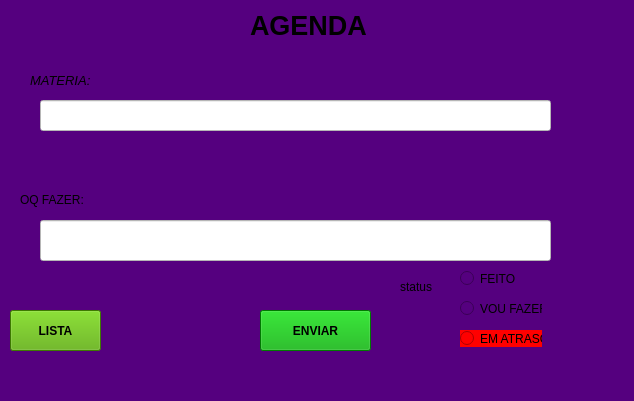
<?xml version="1.0" encoding="UTF-8"?>
<ui version="4.0">
 <class>MainWindow</class>
 <widget class="QMainWindow" name="MainWindow">
  <property name="geometry">
   <rect>
    <x>0</x>
    <y>0</y>
    <width>634</width>
    <height>401</height>
   </rect>
  </property>
  <property name="font">
   <font>
    <pointsize>10</pointsize>
    <italic>true</italic>
   </font>
  </property>
  <property name="windowTitle">
   <string>MainWindow</string>
  </property>
  <property name="styleSheet">
   <string notr="true">background-color: rgb(85, 0, 127);</string>
  </property>
  <widget class="QWidget" name="centralwidget">
   <widget class="QLabel" name="label">
    <property name="geometry">
     <rect>
      <x>250</x>
      <y>10</y>
      <width>221</width>
      <height>31</height>
     </rect>
    </property>
    <property name="font">
     <font>
      <pointsize>20</pointsize>
      <weight>75</weight>
      <bold>true</bold>
     </font>
    </property>
    <property name="text">
     <string>AGENDA</string>
    </property>
   </widget>
   <widget class="QLabel" name="label_2">
    <property name="geometry">
     <rect>
      <x>30</x>
      <y>70</y>
      <width>81</width>
      <height>20</height>
     </rect>
    </property>
    <property name="font">
     <font>
      <pointsize>10</pointsize>
      <italic>true</italic>
     </font>
    </property>
    <property name="styleSheet">
     <string notr="true"/>
    </property>
    <property name="text">
     <string>MATERIA:</string>
    </property>
   </widget>
   <widget class="QLabel" name="label_3">
    <property name="geometry">
     <rect>
      <x>20</x>
      <y>190</y>
      <width>81</width>
      <height>20</height>
     </rect>
    </property>
    <property name="text">
     <string>OQ FAZER:</string>
    </property>
   </widget>
   <widget class="QLineEdit" name="lineEdit">
    <property name="geometry">
     <rect>
      <x>40</x>
      <y>100</y>
      <width>511</width>
      <height>31</height>
     </rect>
    </property>
    <property name="styleSheet">
     <string notr="true">background-color: rgb(255, 255, 255);</string>
    </property>
   </widget>
   <widget class="QLineEdit" name="lineEdit_2">
    <property name="geometry">
     <rect>
      <x>40</x>
      <y>220</y>
      <width>511</width>
      <height>41</height>
     </rect>
    </property>
    <property name="styleSheet">
     <string notr="true">background-color: rgb(255, 255, 255);</string>
    </property>
   </widget>
   <widget class="QPushButton" name="pushButton">
    <property name="geometry">
     <rect>
      <x>260</x>
      <y>310</y>
      <width>111</width>
      <height>41</height>
     </rect>
    </property>
    <property name="font">
     <font>
      <weight>75</weight>
      <bold>true</bold>
     </font>
    </property>
    <property name="styleSheet">
     <string notr="true">background-color: rgb(0, 170, 0);</string>
    </property>
    <property name="text">
     <string>ENVIAR</string>
    </property>
   </widget>
   <widget class="QRadioButton" name="radioButton">
    <property name="geometry">
     <rect>
      <x>460</x>
      <y>270</y>
      <width>82</width>
      <height>17</height>
     </rect>
    </property>
    <property name="text">
     <string>FEITO</string>
    </property>
   </widget>
   <widget class="QRadioButton" name="radioButton_2">
    <property name="geometry">
     <rect>
      <x>460</x>
      <y>300</y>
      <width>82</width>
      <height>17</height>
     </rect>
    </property>
    <property name="text">
     <string>VOU FAZER</string>
    </property>
   </widget>
   <widget class="QRadioButton" name="radioButton_3">
    <property name="geometry">
     <rect>
      <x>460</x>
      <y>330</y>
      <width>82</width>
      <height>17</height>
     </rect>
    </property>
    <property name="styleSheet">
     <string notr="true">background-color: rgb(255, 0, 0);</string>
    </property>
    <property name="text">
     <string>EM ATRASO</string>
    </property>
   </widget>
   <widget class="QLabel" name="label_4">
    <property name="geometry">
     <rect>
      <x>400</x>
      <y>280</y>
      <width>47</width>
      <height>13</height>
     </rect>
    </property>
    <property name="text">
     <string>status</string>
    </property>
   </widget>
   <widget class="QPushButton" name="pushButton_2">
    <property name="geometry">
     <rect>
      <x>10</x>
      <y>310</y>
      <width>91</width>
      <height>41</height>
     </rect>
    </property>
    <property name="font">
     <font>
      <weight>75</weight>
      <bold>true</bold>
     </font>
    </property>
    <property name="styleSheet">
     <string notr="true">background-color: rgb(85, 170, 0);</string>
    </property>
    <property name="text">
     <string>LISTA</string>
    </property>
   </widget>
  </widget>
  <widget class="QMenuBar" name="menubar">
   <property name="geometry">
    <rect>
     <x>0</x>
     <y>0</y>
     <width>634</width>
     <height>21</height>
    </rect>
   </property>
  </widget>
  <widget class="QStatusBar" name="statusbar"/>
 </widget>
 <resources/>
 <connections/>
</ui>
